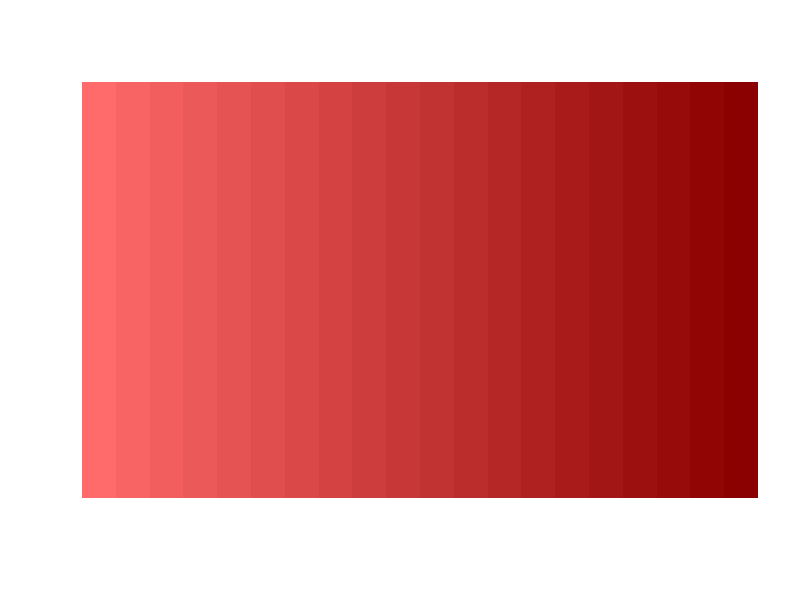
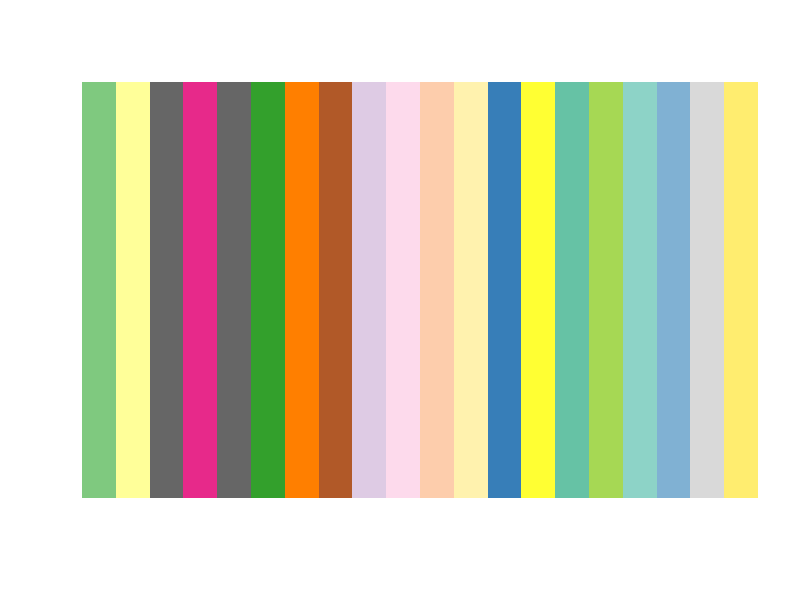

Recreate these plots in R, in order.
## ---- chunk 1
library(RColorBrewer)
library(data.table)

# color parameter options:  c("greys","blues","reds","greens","oranges","purples")
getSeqColors <- function(color, N) {
  colorRefDat <- data.table(colorSelect = 
                              c("greys","blues","reds","greens","oranges","purples"), minCol = c("grey0","lightskyblue","indianred1","darkseagreen1","goldenrod1","lavender"), maxCol = 
                              c("grey100","blue4","darkred","darkgreen","darkorange3","purple4"))
  
  shades <- colorRampPalette(c(colorRefDat[colorSelect == color]$minCol, 
                               colorRefDat[colorSelect == color]$maxCol))
  returnColors <- shades(N)
  return(returnColors)
}

getQualColors <- function(n) {
qual_col_pals = brewer.pal.info[brewer.pal.info$category == 'qual',]
col_vector = unlist(mapply(brewer.pal, qual_col_pals$maxcolors, 
rownames(qual_col_pals)))
return(col_vector)
}

## ---- chunk 2

## Sequential 
colorVec <- getSeqColors("reds",20)
getSeqColors("reds",20)
mat <- matrix(rep(1:20, each = 20))
image(mat, axes = FALSE, col = colorVec)

## ---- chunk 3
colorVecQual <- getQualColors(n = 20)
colorVecQual
mat <- matrix(rep(1:20, each = 20))
image(mat, axes = FALSE, col = colorVecQual)


